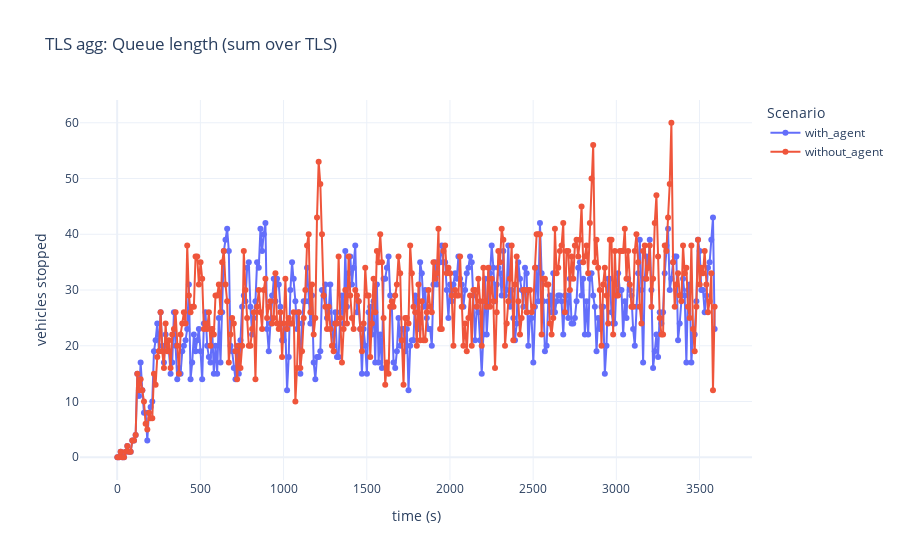
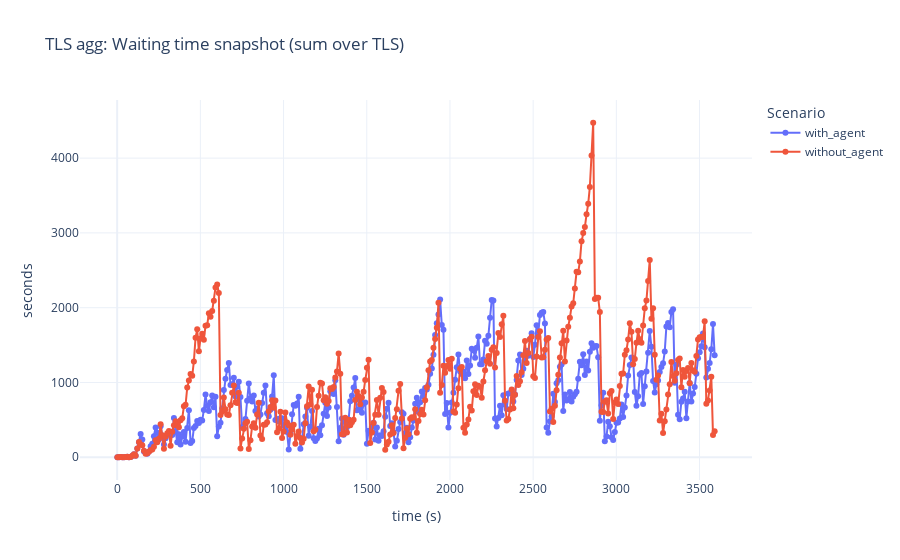
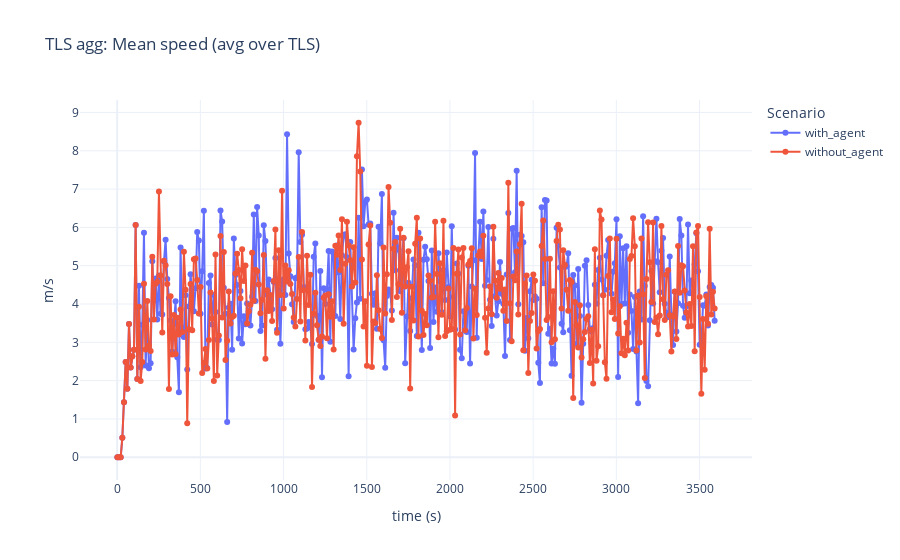

The notebook cell these images were saved under, in order:
### Markdown cell above
# TLS: агрегаты по всем светофорам (сумма очередей/ожидания, средняя скорость)

### Code cell
tls_agg = (tls_c
           .groupby(["scenario", "time_rounded"], as_index=False)
           .agg({
               "tls_queue_len": "sum",
               "tls_waiting_time_snapshot": "sum",
               "tls_mean_speed": "mean"
           }))

plot_tls_agg_metric(tls_agg, "tls_queue_len", "TLS agg: Queue length (sum over TLS)", "vehicles stopped")
plot_tls_agg_metric(tls_agg, "tls_waiting_time_snapshot", "TLS agg: Waiting time snapshot (sum over TLS)", "seconds")
plot_tls_agg_metric(tls_agg, "tls_mean_speed", "TLS agg: Mean speed (avg over TLS)", "m/s")

### Figure 1 — Plotly figure (JSON) as saved in the notebook; plotly's stock layout.template omitted (floating-point values rounded to 4 significant figures; data arrays with more than 128 entries replaced by an {"elided": "..."} marker saying what was removed)
{"data": [{"hovertemplate": "scenario=with_agent<br>time_rounded=%{x}<br>tls_queue_len=%{y}<extra></extra>", "legendgroup": "with_agent", "line": {"color": "#636efa", "dash": "solid"}, "marker": {"symbol": "circle"}, "mode": "lines+markers", "name": "with_agent", "orientation": "v", "showlegend": true, "type": "scatter", "x": {"elided": "360 int values"}, "xaxis": "x", "y": {"elided": "360 int values"}, "yaxis": "y"}, {"hovertemplate": "scenario=without_agent<br>time_rounded=%{x}<br>tls_queue_len=%{y}<extra></extra>", "legendgroup": "without_agent", "line": {"color": "#EF553B", "dash": "solid"}, "marker": {"symbol": "circle"}, "mode": "lines+markers", "name": "without_agent", "orientation": "v", "showlegend": true, "type": "scatter", "x": {"elided": "360 int values"}, "xaxis": "x", "y": {"elided": "360 int values"}, "yaxis": "y"}], "layout": {"legend": {"title": {"text": "Scenario"}, "tracegroupgap": 0}, "title": {"text": "TLS agg: Queue length (sum over TLS)"}, "xaxis": {"anchor": "y", "domain": [0, 1], "title": {"text": "time (s)"}}, "yaxis": {"anchor": "x", "domain": [0, 1], "title": {"text": "vehicles stopped"}}}}

### Figure 2 — Plotly figure (JSON) as saved in the notebook; plotly's stock layout.template omitted (floating-point values rounded to 4 significant figures; data arrays with more than 128 entries replaced by an {"elided": "..."} marker saying what was removed)
{"data": [{"hovertemplate": "scenario=with_agent<br>time_rounded=%{x}<br>tls_waiting_time_snapshot=%{y}<extra></extra>", "legendgroup": "with_agent", "line": {"color": "#636efa", "dash": "solid"}, "marker": {"symbol": "circle"}, "mode": "lines+markers", "name": "with_agent", "orientation": "v", "showlegend": true, "type": "scatter", "x": {"elided": "360 int values"}, "xaxis": "x", "y": {"elided": "360 float values"}, "yaxis": "y"}, {"hovertemplate": "scenario=without_agent<br>time_rounded=%{x}<br>tls_waiting_time_snapshot=%{y}<extra></extra>", "legendgroup": "without_agent", "line": {"color": "#EF553B", "dash": "solid"}, "marker": {"symbol": "circle"}, "mode": "lines+markers", "name": "without_agent", "orientation": "v", "showlegend": true, "type": "scatter", "x": {"elided": "360 int values"}, "xaxis": "x", "y": {"elided": "360 float values"}, "yaxis": "y"}], "layout": {"legend": {"title": {"text": "Scenario"}, "tracegroupgap": 0}, "title": {"text": "TLS agg: Waiting time snapshot (sum over TLS)"}, "xaxis": {"anchor": "y", "domain": [0, 1], "title": {"text": "time (s)"}}, "yaxis": {"anchor": "x", "domain": [0, 1], "title": {"text": "seconds"}}}}

### Figure 3 — Plotly figure (JSON) as saved in the notebook; plotly's stock layout.template omitted (floating-point values rounded to 4 significant figures; data arrays with more than 128 entries replaced by an {"elided": "..."} marker saying what was removed)
{"data": [{"hovertemplate": "scenario=with_agent<br>time_rounded=%{x}<br>tls_mean_speed=%{y}<extra></extra>", "legendgroup": "with_agent", "line": {"color": "#636efa", "dash": "solid"}, "marker": {"symbol": "circle"}, "mode": "lines+markers", "name": "with_agent", "orientation": "v", "showlegend": true, "type": "scatter", "x": {"elided": "360 int values"}, "xaxis": "x", "y": {"elided": "360 float values"}, "yaxis": "y"}, {"hovertemplate": "scenario=without_agent<br>time_rounded=%{x}<br>tls_mean_speed=%{y}<extra></extra>", "legendgroup": "without_agent", "line": {"color": "#EF553B", "dash": "solid"}, "marker": {"symbol": "circle"}, "mode": "lines+markers", "name": "without_agent", "orientation": "v", "showlegend": true, "type": "scatter", "x": {"elided": "360 int values"}, "xaxis": "x", "y": {"elided": "360 float values"}, "yaxis": "y"}], "layout": {"legend": {"title": {"text": "Scenario"}, "tracegroupgap": 0}, "title": {"text": "TLS agg: Mean speed (avg over TLS)"}, "xaxis": {"anchor": "y", "domain": [0, 1], "title": {"text": "time (s)"}}, "yaxis": {"anchor": "x", "domain": [0, 1], "title": {"text": "m/s"}}}}
